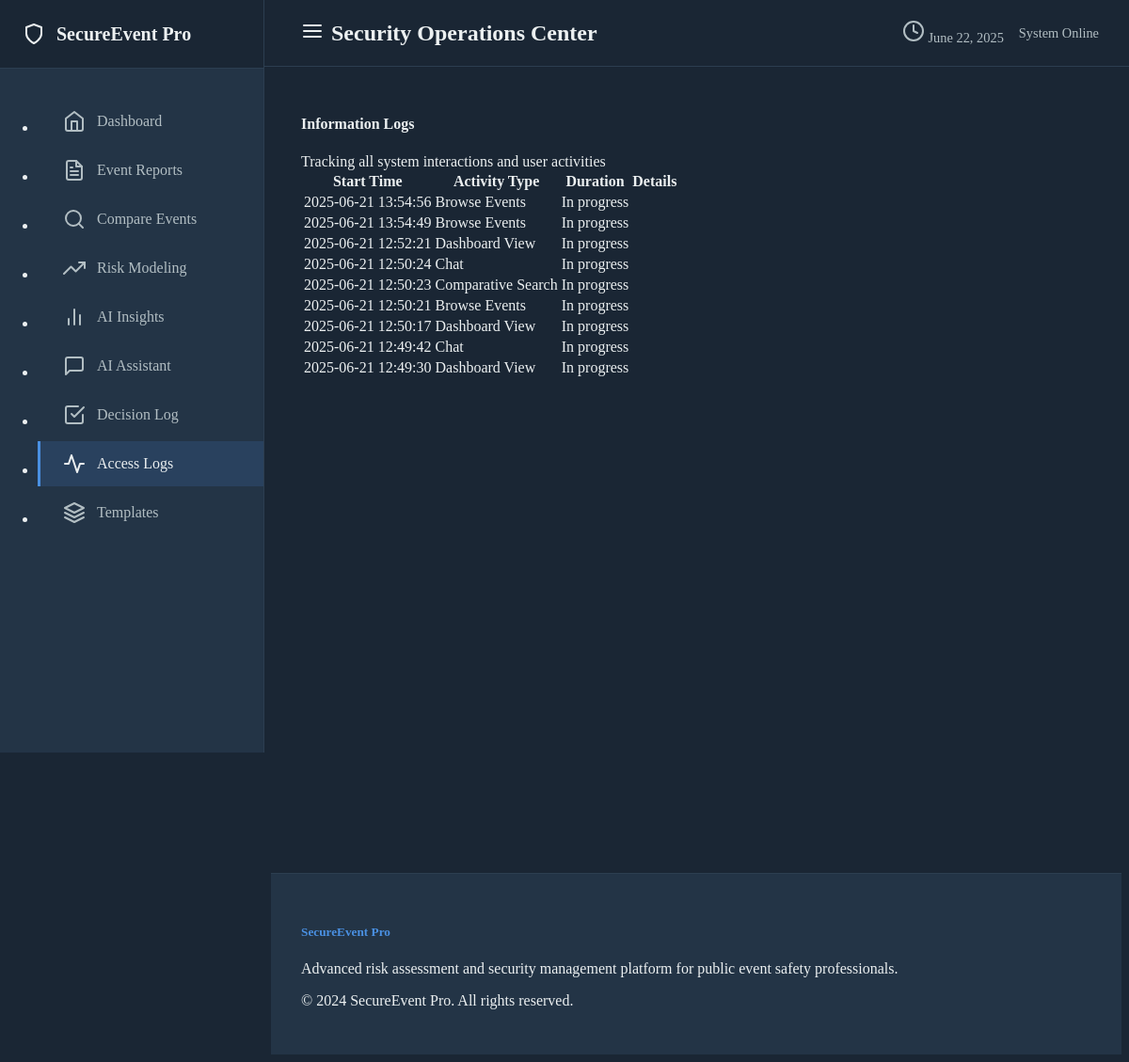
/access_logs, run on an earlier commit of the app's database.
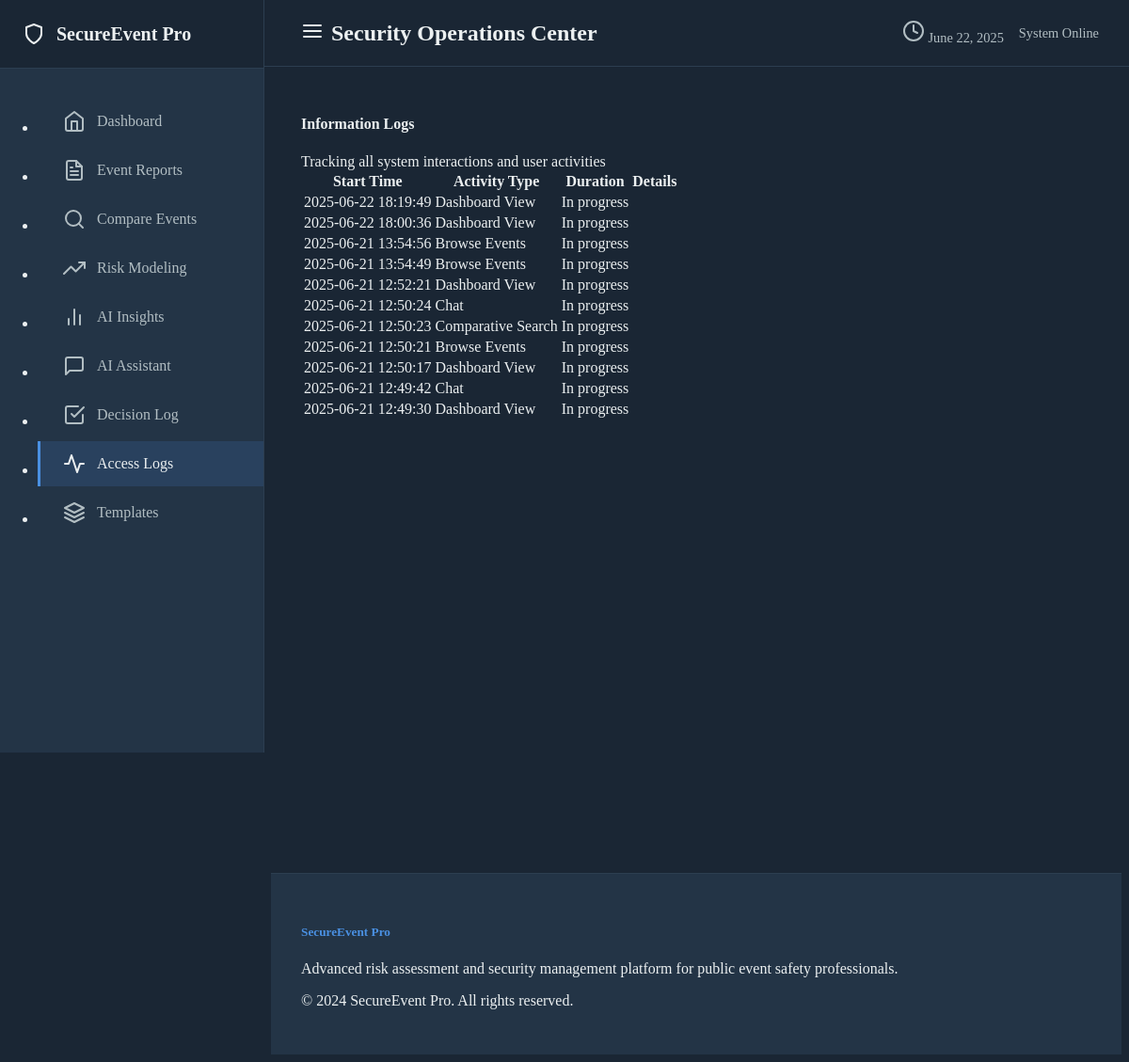
And on a later commit of the database.
### models.py (models this page shows, shortened)
class ActivityLog(db.Model):
    id = db.Column(db.Integer, primary_key=True)
    event_report_id = db.Column(db.Integer, db.ForeignKey('event_report.id'), nullable=True)
    activity_type = db.Column(db.String(50), nullable=False)
    started_at = db.Column(db.DateTime, default=datetime.utcnow)
    ended_at = db.Column(db.DateTime)
    duration_seconds = db.Column(db.Integer)
    user_identifier = db.Column(db.String(100))
    session_id = db.Column(db.String(100))
    search_query = db.Column(db.String(500))
    filters_applied = db.Column(db.JSON, default=dict)
    interaction_details = db.Column(db.JSON, default=dict)
    related_resources = db.Column(db.JSON, default=list)
    user_decisions = db.Column(db.JSON, default=list)
    notes = db.Column(db.Text)

### routes.py (the view)
@app.route("/access_logs")
def view_access_logs():
    logs = ActivityLog.query.order_by(ActivityLog.started_at.desc()).all()
    return render_template("access_log.html", logs=logs)

### routes.py (called while the page is built)
@app.before_request
def before_request():
    g.start_time = datetime.utcnow()
    g.activity_log = None

@app.after_request
def after_request(response):
    if hasattr(g, "activity_log") and g.activity_log:
        end_activity_tracking(g.activity_log)
    return response

### templates/access_log.html (shortened to what this page needs)
{% extends "base.html" %}
{% block content %}
<div class="container">
    <div class="d-flex justify-content-between align-items-center mb-4">
        <h4 class="mb-0">Information Logs</h4>
        <div class="text-muted">
            Tracking all system interactions and user activities
        </div>
    </div>
    <div class="table-responsive">
        <table class="table table-hover">
            <thead>
                <tr>
                    <th>Start Time</th>
                    <th>Activity Type</th>
                    <th>Duration</th>
                    <th>Details</th>
                </tr>
            </thead>
            <tbody>
                {% for log in logs %}
                <tr>
                    <td>{{ log.started_at.strftime('%Y-%m-%d %H:%M:%S') }}</td>
                    <td>
                        <span class="badge bg-{{ 'primary' if log.activity_type == 'view_report' else 'info' if log.activity_type == 'search' else 'secondary' }}">
                            {{ log.activity_type|replace('_', ' ')|title }}
                        </span>
                    </td>
                    <td>
                        {% if log.duration_seconds %}
                            {{ log.duration_seconds }} seconds
                        {% else %}
                            In progress
                        {% endif %}
                    </td>
                    <td>
                    </td>
                </tr>
                {% endfor %}
            </tbody>
        </table>
    </div>
</div>
{% endblock %}

### templates/base.html (shortened to what this page needs)
<!DOCTYPE html>
<html lang="en" data-bs-theme="dark">
<head>
    <link href="https://cdn.replit.com/agent/bootstrap-agent-dark-theme.min.css" rel="stylesheet">
    <link href="https://cdn.jsdelivr.net/npm/feather-icons/dist/feather.min.css" rel="stylesheet">
</head>
<body>
    <div class="sidebar" id="sidebar">
        <div class="sidebar-header">
            <a href="/" class="sidebar-brand">
                <i data-feather="shield"></i>
                <span>SecureEvent Pro</span>
            </a>
        </div>
        <nav class="sidebar-nav">
            <ul class="nav flex-column">
                <li class="nav-item">
                    <a class="nav-link {{ 'active' if request.endpoint == 'dashboard' }}" href="{{ url_for('dashboard') }}">
                        <i data-feather="home"></i>
                        <span>Dashboard</span>
                    </a>
                </li>
                <li class="nav-item">
                    <a class="nav-link {{ 'active' if request.endpoint == 'index' }}" href="{{ url_for('index') }}">
                        <i data-feather="file-text"></i>
                        <span>Event Reports</span>
                    </a>
                </li>
                <li class="nav-item">
                    <a class="nav-link {{ 'active' if request.endpoint == 'comparative_search' }}" href="{{ url_for('comparative_search') }}">
                        <i data-feather="search"></i>
                        <span>Compare Events</span>
                    </a>
                </li>
                <li class="nav-item">
                    <a class="nav-link {{ 'active' if request.endpoint == 'modeling' }}" href="{{ url_for('modeling') }}">
                        <i data-feather="trending-up"></i>
                        <span>Risk Modeling</span>
                    </a>
                </li>
                <li class="nav-item">
                    <a class="nav-link {{ 'active' if request.endpoint == 'insights' }}" href="{{ url_for('insights') }}">
                        <i data-feather="bar-chart-2"></i>
                        <span>AI Insights</span>
                    </a>
                </li>
                <li class="nav-item">
                    <a class="nav-link {{ 'active' if request.endpoint == 'chat' }}" href="{{ url_for('chat') }}">
                        <i data-feather="message-square"></i>
                        <span>AI Assistant</span>
                    </a>
                </li>
                <li class="nav-item">
                    <a class="nav-link {{ 'active' if request.endpoint == 'decision_log' }}" href="{{ url_for('decision_log') }}">
                        <i data-feather="check-square"></i>
                        <span>Decision Log</span>
                    </a>
                </li>
                <li class="nav-item">
                    <a class="nav-link {{ 'active' if request.endpoint == 'view_access_logs' }}" href="{{ url_for('view_access_logs') }}">
                        <i data-feather="activity"></i>
                        <span>Access Logs</span>
                    </a>
                </li>
                <li class="nav-item">
                    <a class="nav-link {{ 'active' if request.endpoint == 'list_templates' }}" href="{{ url_for('list_templates') }}">
                        <i data-feather="layers"></i>
                        <span>Templates</span>
                    </a>
                </li>
            </ul>
        </nav>
    </div>
    <header class="top-header" id="topHeader">
        <button class="sidebar-toggle-btn" onclick="toggleSidebar()">
            <i data-feather="menu"></i>
        </button>
        <h1 class="header-title">Security Operations Center</h1>
        <div class="header-meta">
            <span><i data-feather="clock"></i> <span id="current-date"></span></span>
            <span class="badge bg-success">System Online</span>
        </div>
    </header>
    <main class="main-content" id="mainContent">
        {% block content %}{% endblock %}
    </main>
    <footer class="footer" id="footer">
        <div class="container">
            <div class="row">
                <div class="col-md-6">
                    <h5 class="text-primary mb-3">SecureEvent Pro</h5>
                    <p class="text-muted mb-0">
                        Advanced risk assessment and security management platform for public event safety professionals.
                    </p>
                </div>
                <div class="col-md-6 text-md-end">
                    <p class="text-muted mb-0">
                        © 2024 SecureEvent Pro. All rights reserved.
                    </p>
                </div>
            </div>
        </div>
    </footer>
</body>
</html>

### templates/base.html (style rules this page uses)
:root { --primary-color: #4A90E2; --secondary-color: #2C3E50; --accent-color: #3498DB; --background-dark: #1A2634; --card-bg: #233446; --text-primary: #ECF0F1; --text-secondary: #B2BEC3; }
body { background-color: var(--background-dark); color: var(--text-primary); }
.nav-link.active { color: var(--primary-color) !important; }
.text-primary { color: var(--primary-color) !important; }
.footer { background-color: var(--card-bg); border-color: var(--secondary-color); }
.nav-link { font-weight: 500; }
.nav-link.active { color: var(--bs-primary) !important; }
.footer { margin-top: 4rem; margin-left: 280px; padding: 2rem; background: var(--card-bg); border-top: 1px solid var(--secondary-color); transition: margin-left 0.3s ease; }
.sidebar-toggle-btn { background: none; border: none; color: var(--text-primary); font-size: 1.25rem; padding: 0.5rem; cursor: pointer; border-radius: 4px; transition: background-color 0.2s ease; }
.main-content { min-height: calc(100vh - 280px); padding: 2rem 0; margin-left: 280px; transition: margin-left 0.3s ease; }
.sidebar { position: fixed; top: 0; left: 0; height: 100vh; width: 280px; background-color: var(--card-bg); border-right: 1px solid var(--secondary-color); z-index: 1000; overflow-y: auto; transition: all 0.3s ease; }
.sidebar-header { padding: 1.5rem; border-bottom: 1px solid var(--secondary-color); background-color: var(--background-dark); }
.sidebar-brand { display: flex; align-items: center; gap: 0.75rem; font-size: 1.25rem; font-weight: 600; color: var(--text-primary); text-decoration: none; }
.sidebar-nav { padding: 1rem 0; }
.sidebar-nav .nav-item { margin-bottom: 0.25rem; }
.sidebar-nav .nav-link { display: flex; align-items: center; gap: 0.75rem; padding: 0.75rem 1.5rem; color: var(--text-secondary); text-decoration: none; transition: all 0.2s ease; border-left: 3px solid transparent; white-space: nowrap; }
.sidebar-nav .nav-link.active { background-color: rgba(74, 144, 226, 0.15); color: var(--primary-color); border-left-color: var(--primary-color); }
.top-header { position: fixed; top: 0; left: 280px; right: 0; height: 70px; background-color: var(--background-dark); border-bottom: 1px solid var(--secondary-color); z-index: 999; display: flex; align-items: center; padding: 0 2rem; transition: left 0.3s ease; }
.header-title { font-size: 1.5rem; font-weight: 600; color: var(--text-primary); margin: 0; }
.header-meta { margin-left: auto; display: flex; align-items: center; gap: 1rem; color: var(--text-secondary); font-size: 0.9rem; }
.main-content { margin-top: 70px; margin-left: 280px; min-height: calc(100vh - 70px); padding: 2rem; transition: margin-left 0.3s ease; }
.badge { font-weight: 500; }

What changed in the data, as far as the page shows it:
added ActivityLog: started_at "2025-06-22 18:19:49", activity_type "Dashboard View", duration_seconds "In progress"
added ActivityLog: started_at "2025-06-22 18:00:36", activity_type "Dashboard View", duration_seconds "In progress"
